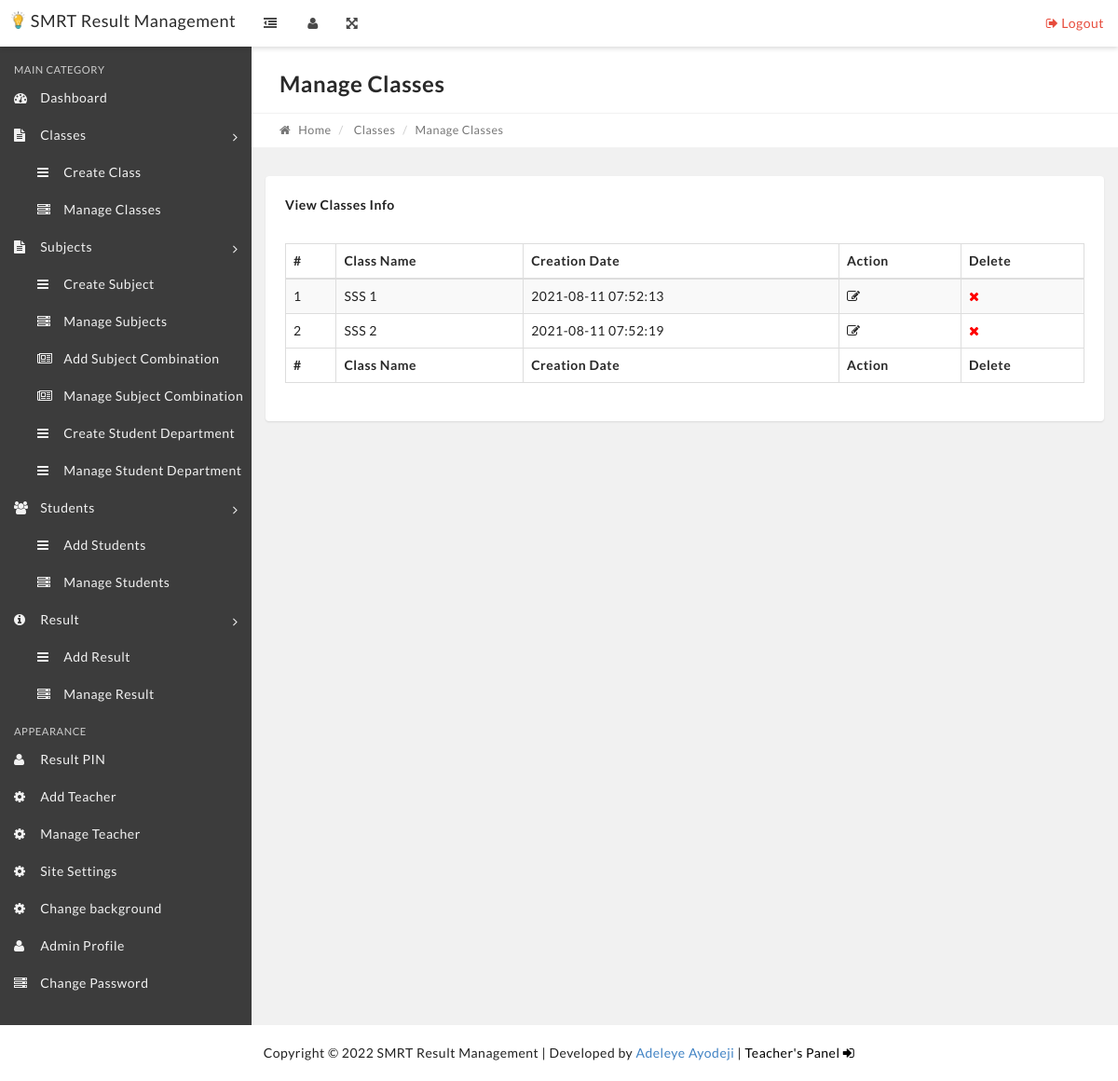
/manage-classes.php, run on the app's committed database.
### tables this page shows
CREATE TABLE IF NOT EXISTS `settings` (
  `id` int(11) NOT NULL AUTO_INCREMENT,
  `title` varchar(10000) DEFAULT NULL,
  `description` text,
  `address1` longtext,
  `address2` longtext,
  `session` varchar(1000) DEFAULT NULL,
  `term` varchar(1000) DEFAULT NULL,
  `logo` varchar(1000) DEFAULT NULL,
  `siteback` varchar(1000) DEFAULT NULL,
  PRIMARY KEY (`id`)
);

CREATE TABLE IF NOT EXISTS `tblclasses` (
  `id` int(11) NOT NULL AUTO_INCREMENT,
  `ClassName` varchar(80) DEFAULT NULL,
  `ClassNameNumeric` int(4) DEFAULT NULL,
  `Section` varchar(10000) DEFAULT NULL,
  `CreationDate` timestamp NOT NULL DEFAULT CURRENT_TIMESTAMP,
  `price` int(255) DEFAULT NULL,
  PRIMARY KEY (`id`)
);

### manage-classes.php (the view, shortened to what this page needs)
<?php
include('includes/config.php');
if(strlen($_SESSION['alogin'])=="")
    {
    header("Location: index.php");
    }
    else{
?>
<?php include('includes/header.php');?>
   <?php include('includes/topbar.php');?>
            <div class="content-wrapper">
                <div class="content-container">
<?php include('includes/leftbar.php');?>
                    <div class="main-page">
                        <div class="container-fluid">
                            <div class="row page-title-div">
                                <div class="col-md-6">
                                    <h2 class="title">Manage Classes</h2>
                                </div>
                            </div>
                            <div class="row breadcrumb-div">
                                <div class="col-md-6">
                                    <ul class="breadcrumb">
            							<li><a href="dashboard.php"><i class="fa fa-home"></i> Home</a></li>
                                        <li> Classes</li>
            							<li class="active">Manage Classes</li>
            						</ul>
                                </div>
                            </div>
                        </div>
                        <section class="section">
                            <div class="container-fluid">
                                <div class="row">
                                    <div class="col-md-12" style="overflow: scroll;">
                                        <div class="panel">
                                            <div class="panel-heading">
                                                <div class="panel-title">
                                                    <h5>View Classes Info</h5>
                                                </div>
                                            </div>
                                            <div class="panel-body p-20">
                                                <table id="example" class="display table table-striped table-bordered" cellspacing="0" width="100%">
                                                    <thead>
                                                        <tr>
                                                            <th>#</th>
                                                            <th>Class Name</th>
                                                            <th>Creation Date</th>
                                                            <th>Action</th>
                                                            <th>Delete</th>
                                                        </tr>
                                                    </thead>
                                                    <tfoot>
                                                        <tr>
                                                          <th>#</th>
                                                            <th>Class Name</th>
                                                            <th>Creation Date</th>
                                                            <th>Action</th>
                                                            <th>Delete</th>
                                                        </tr>
                                                    </tfoot>
                                                    <tbody>
<?php $sql = "SELECT * from tblclasses";
$query = $dbh->prepare($sql);
$query->execute();
$results=$query->fetchAll(PDO::FETCH_OBJ);
$cnt=1;
if($query->rowCount() > 0)
{
foreach($results as $result)
{   ?>
<tr>
 <td><?php echo htmlentities($cnt);?></td>
                                                            <td><?php echo htmlentities($result->ClassName);?></td>
                                                            <td><?php echo htmlentities($result->CreationDate);?></td>
<td>
<a href="edit-class.php?classid=<?php echo htmlentities($result->id);?>"><i class="fa fa-edit" title="Edit Record"></i> </a>
</td>
<td>
    <a href="manage-classes.php?del=<?php echo htmlentities($result->id);?>" onclick="confirm('do you really want to delete this class');"><i class="fa fa-remove" title="Delete Class" style="color: red;"></i> </a>
</td>
</tr>
<?php $cnt=$cnt+1;}} ?>
                                                    </tbody>
                                                </table>
                                            </div>
                                        </div>
                                    </div>
                                                </div>
                                            </div>
                                        </div>
                                    </div>
                                </div>
                            </div>
        <?php include 'includes/credit.php'; ?>
    </body>
</html>
<?php } ?>

### includes/topbar.php (shortened to what this page needs)
<nav class="navbar top-navbar bg-white box-shadow">
          	<div class="container-fluid">
                  <div class="row">
                      <div class="navbar-header no-padding">
              			<a class="navbar-brand" href="dashboard.php" style="color: black;">
              			   <?php
                          $stmt = $dbh->query("SELECT * FROM settings");
                          $rowww = $stmt->fetch(PDO::FETCH_OBJ);
                          ?>
                          <img src="images/<?php echo htmlentities($rowww->logo); ?>" style="float: left;height: 19px;margin-right: 6px;">
                          <?php
                          echo htmlentities($rowww->title);
                          ?>
              			</a>
                          <span class="small-nav-handle hidden-sm hidden-xs"><i class="fa fa-outdent"></i></span>
              		</div>
              		<div class="collapse navbar-collapse" id="navbar-collapse-1">
              			<ul class="nav navbar-nav" data-dropdown-in="fadeIn" data-dropdown-out="fadeOut">
                              <?php
                              if (!isset($_SESSION["teacher"])) {
                                  ?>
                                   <li class="hidden-sm hidden-xs"><a href="#" class="user-info-handle"><i class="fa fa-user"></i></a></li>
                                  <?php
                              }
                              ?>
                              <li class="hidden-sm hidden-xs"><a href="#" class="full-screen-handle"><i class="fa fa-arrows-alt"></i></a></li>
              			</ul>
              			<ul class="nav navbar-nav navbar-right" data-dropdown-in="fadeIn" data-dropdown-out="fadeOut">
              				    <li><a href="logout.php" class="color-danger text-center"><i class="fa fa-sign-out"></i> Logout</a></li>
              			</ul>
              		</div>
                  </div>
          	</div>
          </nav>

### includes/credit.php
<?php
    $place = $_SERVER['REQUEST_URI'] == "/teacherlog.php" ? "fixed" : "static";
?>
<div class="credit" style="position: <?php echo $_SESSION ? "static" : $place; ?>;">
				   <?php
                            $stmt = $dbh->query("SELECT * FROM settings");
                            $rowwww = $stmt->fetch(PDO::FETCH_OBJ);
                            ?>
           Copyright &copy; <?php echo date("Y")." ". htmlentities($rowwww->title); ?> | Developed by <a href="https://adeleyeayodeji.com" target="_blank">Adeleye Ayodeji</a> | <?php
           	if (!isset($_SESSION["alogin"])) {
			?>
			<a href="teacherlog.php" style="color: black;">Teacher's Panel <i class="fa fa-sign-in"></i></a>
			<?php
		}else{
		   	?>
		   	<a href="logout.php" style="color: red;">Logout <i class="fa fa-sign-out"></i></a>
		   	<?php
		}
            ?>
        </div>

### css/main.css (style rules this page uses)
body,html { font-family:Poppins,sans-serif;font-weight:400;color:#494949;font-size:12px;line-height:1.75em }
@media (min-width:600px) { body,html { font-size:calc(12px + (14 - 12) * ((100vw - 600px)/ (1140 - 600))) } }
@media (min-width:1140px) { body,html { font-size:14px } }
a,abbr,acronym,address,b,big,blockquote,caption,center,cite,code,dd,del,dfn,dl,dt,em,fieldset,form,h1,h2,h3,h4,h5,h6,i,img,ins,kbd,label,legend,li,ol,p,pre,q,s,samp,small,strike,strong,sub,sup,table,tbody,td,tfoot,th,thead,tr,tt,u,ul,var { margin:0;padding:0 }
address,blockquote,dl,ol,p,pre,table,ul { margin-bottom:1.75em }
.h1,.h2,.h3,.h4,.h5,.h6,h1,h2,h3,h4,h5,h6 { font-family:Poppins,sans-serif;font-weight:400;color:#292929;clear:both }
.h2,h2 { font-size:23.5370033519px;margin-top:1.1152651681em;line-height:1.3383182017em;margin-bottom:.2514831227em }
@media (min-width:600px) { .h2,h2 { font-size:calc(23.5370033519px + (27.4598372439 - 23.5370033519) * ((100vw - 600px)/ (1140 - 600))) } }
@media (min-width:1140px) { .h2,h2 { font-size:27.4598372439px;margin-top:1.1152651681em;line-height:1.3383182017em;margin-bottom:.2474216814em } }
.h5,h5 { font-size:14.2011569368px;margin-top:1.8484409486em;line-height:2.2181291384em;margin-bottom:.3696881897em }
@media (min-width:600px) { .h5,h5 { font-size:calc(14.2011569368px + (16.5680164262 - 14.2011569368) * ((100vw - 600px)/ (1140 - 600))) } }
@media (min-width:1140px) { .h5,h5 { font-size:16.5680164262px;margin-top:1.8484409486em;line-height:2.2181291384em;margin-bottom:.3696881897em } }
ul { padding-left:1.1em }
table { width:100%;border-spacing:0;border-collapse:collapse;margin-bottom:2.375em }
@media (min-width:1140px) { table { margin-bottom:2.125em } }
th { text-align:left;color:#292929;padding:.21875em .875em }
@media (min-width:1140px) { th { padding:.4375em .875em } }
td { padding:.875em;padding:.21875em .875em }
@media (min-width:1140px) { td { padding:.4375em .875em } }
body { font-family:Poppins,sans-serif;-webkit-font-smoothing:antialiased;background-color:#f2f2f2;color:#494949;text-rendering:optimizeLegibility!important;letter-spacing:.5px;overflow-x:hidden }
a { outline:0!important;text-decoration:none!important;color:#494949;-webkit-transition:all .4s ease-in-out;transition:all .4s ease-in-out }
.bg-white { background-color:#fff;border-color:#fff;color:#494949!important }
.bg-white .navbar-nav>li>a { color:#494949 }
.color-danger { color:#e74c3c!important }
.p-20 { padding:20px!important }
.navbar { border-radius:0;border:0;margin-bottom:0 }
.navbar.box-shadow { box-shadow:0 2px 5px rgba(0,0,0,.15);z-index:10 }
.navbar-header { min-width:270px;padding-left:15px;-webkit-transition:all .4s ease-in-out;transition:all .4s ease-in-out;overflow:hidden }
.navbar-header .navbar-brand { padding:12px }
.small-nav-handle { display:inline-block;width:50px;height:50px;float:right;cursor:pointer;text-align:center }
.small-nav-handle .fa { line-height:50px }
@media (min-width:992px) { .top-navbar-fixed .top-navbar { position:fixed;width:100%;top:0;left:0;z-index:10 } }
@media (min-width:992px) { .top-navbar-fixed .content-wrapper { margin-top:50px } }
.content-wrapper { min-height:100vh;position:relative }
@media (min-width:769px) { .content-wrapper { display:table;width:100%;table-layout:fixed } }
@media (min-width:769px) { .content-container { display:table-row } }
@media (min-width:769px) { .left-sidebar,.main-page,.right-sidebar { display:table-cell;vertical-align:top } }
.main-page { width:100% }
.main-page a:not(.btn) { color:inherit }
.page-title-div { background:#fff;padding:15px }
.page-title-div .title { margin-top:10px }
.breadcrumb-div { background-color:#fff;padding:8px 15px;border-top:1px solid #f2f2f2;border-bottom:1px solid #f2f2f2;font-size:90%;color:#767676 }
.breadcrumb-div a { color:inherit }
.breadcrumb-div .breadcrumb { background:0 0;padding:0;margin:0 }
.breadcrumb-div .breadcrumb .fa { margin-right:5px }
.panel { box-shadow:0 1px 2px rgba(0,0,0,.1) }
.panel .panel-title h1,.panel .panel-title h2,.panel .panel-title h3,.panel .panel-title h4,.panel .panel-title h5,.panel .panel-title h6 { color:inherit!important;margin:0;line-height:30px }
.panel-heading { padding:5px }
.panel-heading .panel-title { margin-top:10px;padding-left:15px }
.section { padding:30px 0 }

### css/style.css (style rules this page uses)
body { background: #f1f1f1; }
.credit { position: fixed; bottom: 0px; width: 100%; padding: 20px; text-align: center; background: white; }

### data on the page
settings: logo (picture), title "SMRT Result Management"
tblclasses: ClassName "SSS 1", CreationDate "2021-08-11 07:52:13"
tblclasses: ClassName "SSS 2", CreationDate "2021-08-11 07:52:19"
